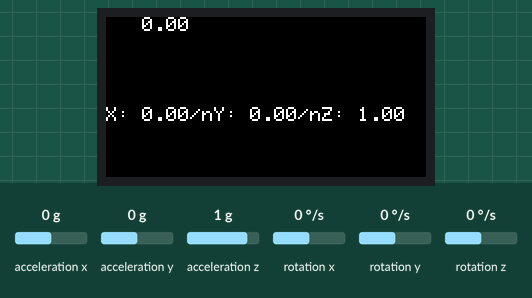
The sketch below on a simulated ESP32. Shown: 160×80 colour display. The test bench sets the inputs (shaded band); at power-on: acceleration x 0 g, acceleration y 0 g, acceleration z 1 g, rotation x 0 °/s, rotation y 0 °/s, rotation z 0 °/s. WiFi joins after 1.5 s; servers stay silent unless stated; random numbers use the default seed unless the sketch sets one; no MQTT or app messages arrive unless stated.

Above: at 2.8 s.
2.9 s: acceleration x set to -1.4 g
At 4.1 s:
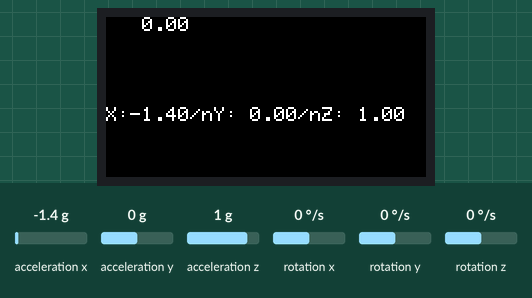
4.4 s: acceleration y set to -1.4 g
At 4.9 s:
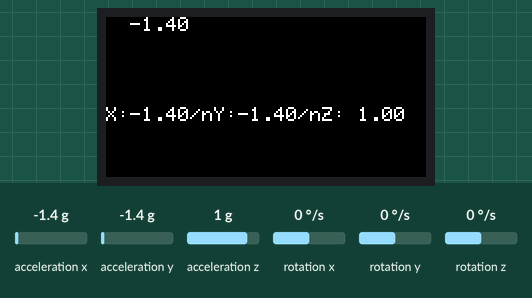
5.9 s: acceleration z set to -1.4 g
At 6.7 s:
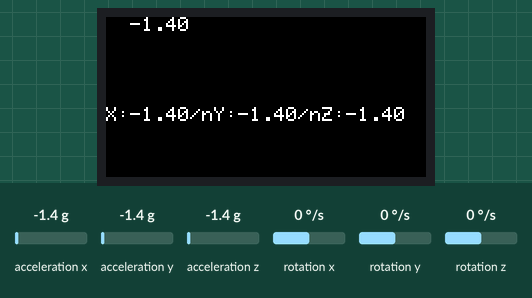
7.5 s: acceleration x set to -0.8 g
At 8.4 s:
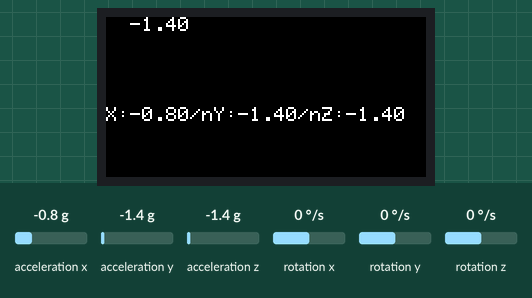
Timing chart, 0 to 10.0 s (numbered marks = the images above; inputs shaded):
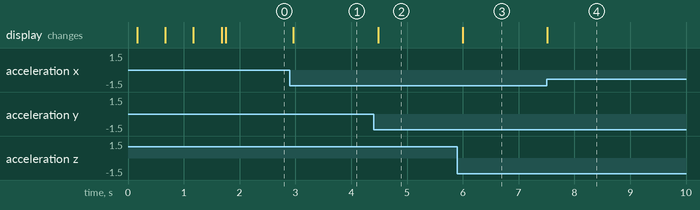

Measured:
- after the input at 2.9 s, the display: changes after 0.06 s (image 1)
- after the input at 4.4 s, the display: changes after 0.08 s (image 2)
- after the input at 5.9 s, the display: changes after 0.10 s (image 3)
- after the input at 7.5 s, the display: changes at once (image 4)

The sketch:

m5stick.ino
```cpp
// (licence header left out)
#include <PubSubClient.h>
#include <WiFi.h>

#include "M5StickC.h"

WiFiClient espClient;
PubSubClient client(espClient);

// Configure the name and password of the connected wifi and your MQTT Serve
// host.  配置所连接wifi的名称、密码以及你MQTT服务器域名
const char* ssid        = "iotempire-KEP";
const char* password    = "iotempireKEP";
const char* mqtt_server = "192.168.12.1";

unsigned long lastMsg = 0;
#define MSG_BUFFER_SIZE (128)
char msg[MSG_BUFFER_SIZE];
int value = 0;
float gyroX_f, gyroY_f, gyroZ_f;


void setupWifi();
void callback(char* topic, byte* payload, unsigned int length);
void reConnect();


void setup() {
    M5.begin();
    M5.Lcd.setRotation(3);
    M5.IMU.Init();

    setupWifi();
    client.setServer(mqtt_server,
                     1883);  // Sets the server details.  配置所连接的服务器
    client.setCallback(
        callback);  // Sets the message callback function.  设置消息回调函数
}

void loop() {
    if (!client.connected()) {
        reConnect();
    }
    client.loop();  // This function is called periodically to allow clients to
                    // process incoming messages and maintain connections to the
                    // server.
    //定期调用此函数，以允许主机处理传入消息并保持与服务器的连接

    unsigned long now =
        millis();  // Obtain the host startup duration.  获取主机开机时长
    if (now - lastMsg > 100) {
        lastMsg = now;
        ++value;
        if (value + 4 == 0) {
            M5.Lcd.fillScreen(BLACK);
            M5.Lcd.setCursor(0, 0);
        }
        M5.Lcd.setCursor(0, 0);

        M5.IMU.getGyroData(&gyroX_f, &gyroY_f,&gyroZ_f); // o/s
        float accX, accY, accZ;
         M5.IMU.getAccelData(&accX, &accY, &accZ);


        snprintf(msg, MSG_BUFFER_SIZE, "%7.2f",
                 accY);  // Format to the specified string and store it in MSG.
                          // 格式化成指定字符串并存入msg中
        M5.Lcd.println(msg);
        M5.Lcd.setCursor(0, 45);
        M5.Lcd.printf("X:%5.2f/nY:%5.2f/nZ:%5.2f ", accX, accY, accZ);
        client.publish("sensors/accel", msg);  // Publishes a message to the specified
                                         // topic.  发送一条消息至指定话题

    }
}

void setupWifi() {
    delay(10);
    M5.Lcd.printf("Connecting to %s", ssid);
    WiFi.mode(
        WIFI_STA);  // Set the mode to WiFi station mode.  设置模式为WIFI站模式
    WiFi.begin(ssid, password);  // Start Wifi connection.  开始wifi连接

    while (WiFi.status() != WL_CONNECTED) {
        delay(500);
        M5.Lcd.print(".");
    }
    M5.Lcd.printf("\nSuccess\n");
    M5.Lcd.fillScreen(BLACK);

}

void callback(char* topic, byte* payload, unsigned int length) {
    M5.Lcd.print("Message arrived [");
    M5.Lcd.print(topic);
    M5.Lcd.print("] ");
    for (int i = 0; i < length; i++) {
        M5.Lcd.print((char)payload[i]);
    }
    M5.Lcd.println();
}

void reConnect() {
    while (!client.connected()) {
        M5.Lcd.print("Attempting MQTT connection...");
        // Create a random client ID.  创建一个随机的客户端ID
        String clientId = "M5Stack-";
        clientId += String(random(0xffff), HEX);
        // Attempt to connect.  尝试重新连接
        if (client.connect(clientId.c_str())) {
            M5.Lcd.printf("\nSuccess\n");
            M5.Lcd.fillScreen(BLACK);

            // Once connected, publish an announcement to the topic.
            // 一旦连接，发送一条消息至指定话题
            //client.publish("M5Stack", "hello world");
            // ... and resubscribe.  重新订阅话题
            //client.subscribe("M5Stack");
        } else {
            M5.Lcd.print("failed, rc=");
            M5.Lcd.print(client.state());
            M5.Lcd.println("try again in 5 seconds");
            delay(5000);
        }
    }
}
```
